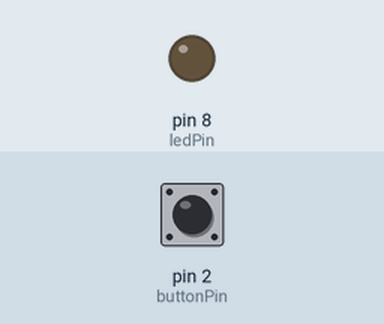
Recording of a sketch running on a simulated Arduino Uno, built with avr-gcc and run on an emulated ATmega328P. Shown: output pins drawn as LEDs (lit = HIGH). The test bench sets the inputs (shaded band); at power-on: pin 2 (buttonPin) LOW.

Above: at 1.2 s.
1.3 s: pin 2 (buttonPin) pulled HIGH for 0.15 s
At 2.1 s:
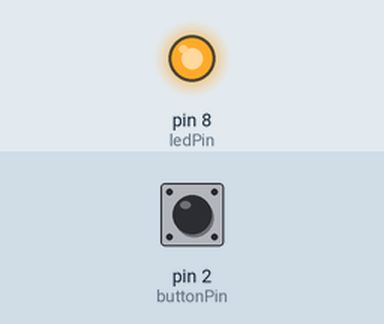
2.9 s: pin 2 (buttonPin) pulled HIGH for 1 s
At 3.3 s:
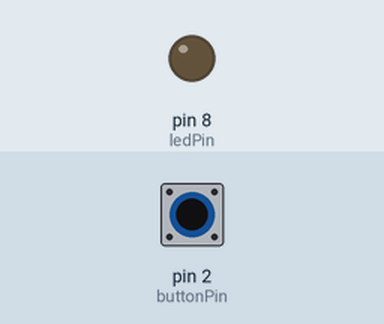
5.4 s: pin 2 (buttonPin) pulled HIGH for 3.2 s
At 6.4 s:
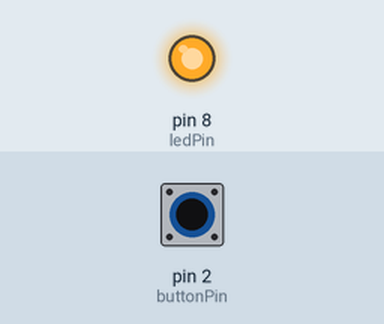
Timing chart, 0 to 8.4 s (numbered marks = the images above; inputs shaded):
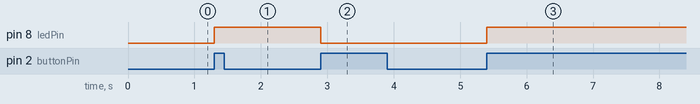

Measured:
- after the input at 1.3 s, pin 8 (ledPin): LOW → HIGH at once
- after the input at 2.9 s, pin 8 (ledPin): HIGH → LOW at once
- after the input at 5.4 s, pin 8 (ledPin): LOW → HIGH at once

The sketch:

Toggle.ino
```cpp
// C++ code
//
int ledState = 0;
int ledPin = 8;
int buttonPin = 2;
int buttonStateNew;
int buttonStateOld = 1;

void setup()
{
  pinMode (ledPin, OUTPUT);
  pinMode (buttonPin, INPUT);
}

void loop ()
{
  buttonStateNew = digitalRead(buttonPin);

  if (buttonStateOld == 0 && buttonStateNew == 1)
  {
    if (ledState == 0) {
      digitalWrite (ledPin, HIGH);
      ledState = 1;
    }
    else
    {
      digitalWrite(ledPin, LOW);
      ledState = 0;
    }
  }
  buttonStateOld = buttonStateNew;
}
```
